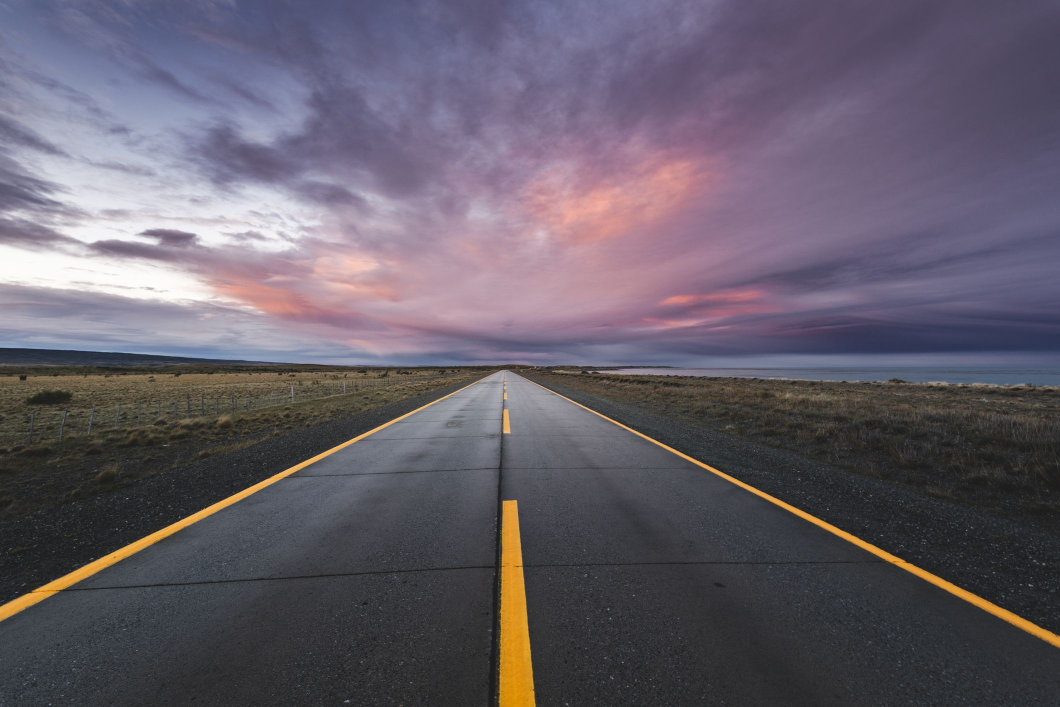
#> input picture CV Projects 23 - Crop Resize Image using OpenCV/road.jpg, 2119 x 1414 px (shown at 1/2 size)
$ python Crop_Resize_Images.py
#> lines starting #> are read from the running program, lines starting #| are printed output that depends on the picture
import cv2

path = "road.jpg"
img  = cv2.imread(path)
#> img is the input picture: shape (1414, 2119, 3); mean B, G, R 105.2, 93.4, 100.3
print(img.shape)
#| (1414, 2119, 3)

width_val ,height_val = 900 , 900
# Using CV resize to resize
imgResize = cv2.resize(img,(width_val,height_val))
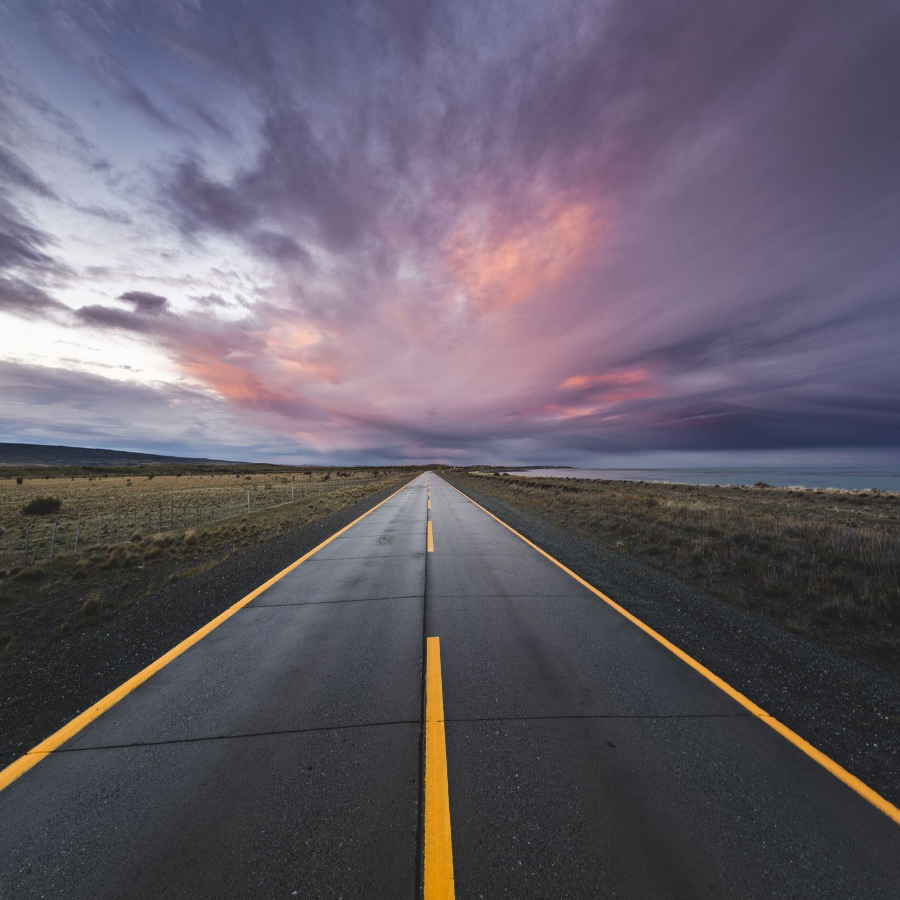
#> imgResize: shape (900, 900, 3); mean B, G, R 105.1, 93.3, 100.2
print(imgResize.shape)
#| (900, 900, 3)
# Cropping image
imgCropped = img[310:550,440:490]
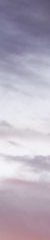
#> imgCropped: shape (240, 50, 3); mean B, G, R 189.5, 174.2, 181.7
imCropResize  = cv2.resize(imgCropped,(img.shape[1],img.shape[0]))
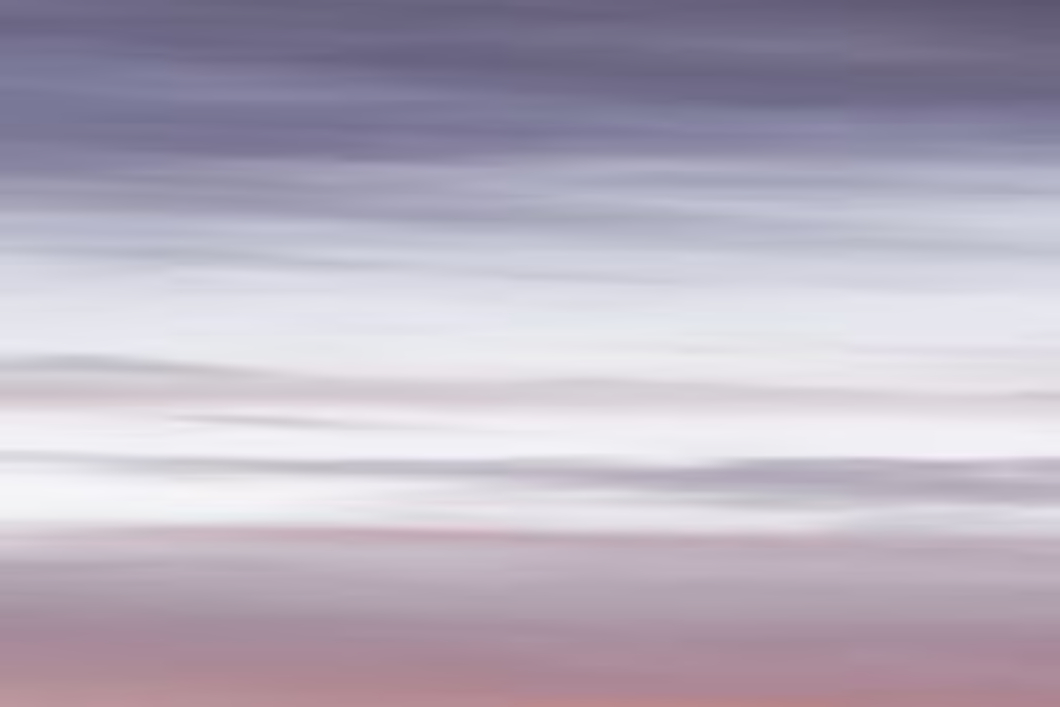
#> imCropResize: shape (1414, 2119, 3) (shown at 1/2 size); mean B, G, R 189.4, 174.1, 181.6
# getting Output on screen
cv2.imshow("Orignal",img)
cv2.imshow("First Resize",imgResize)
cv2.imshow("Second Resize",imgCropped)
cv2.imshow("Final Resize",imCropResize)
cv2.waitKey(0)
